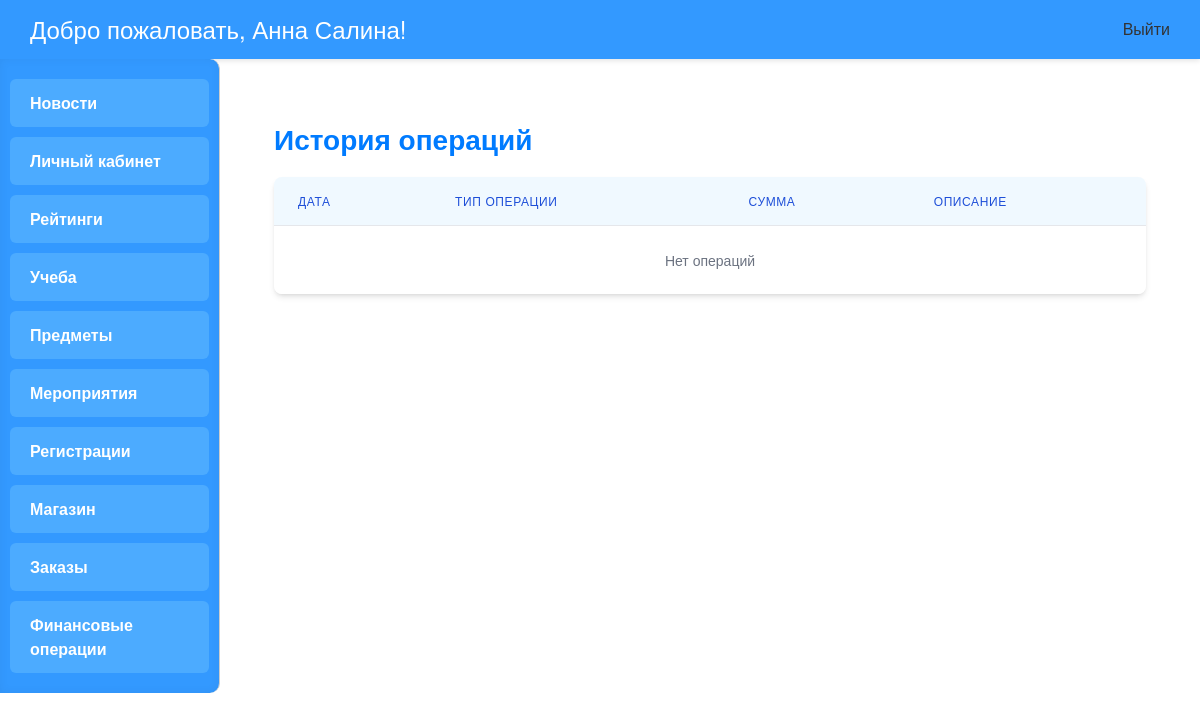
Page /operations/ (signed in) on the earlier database version.
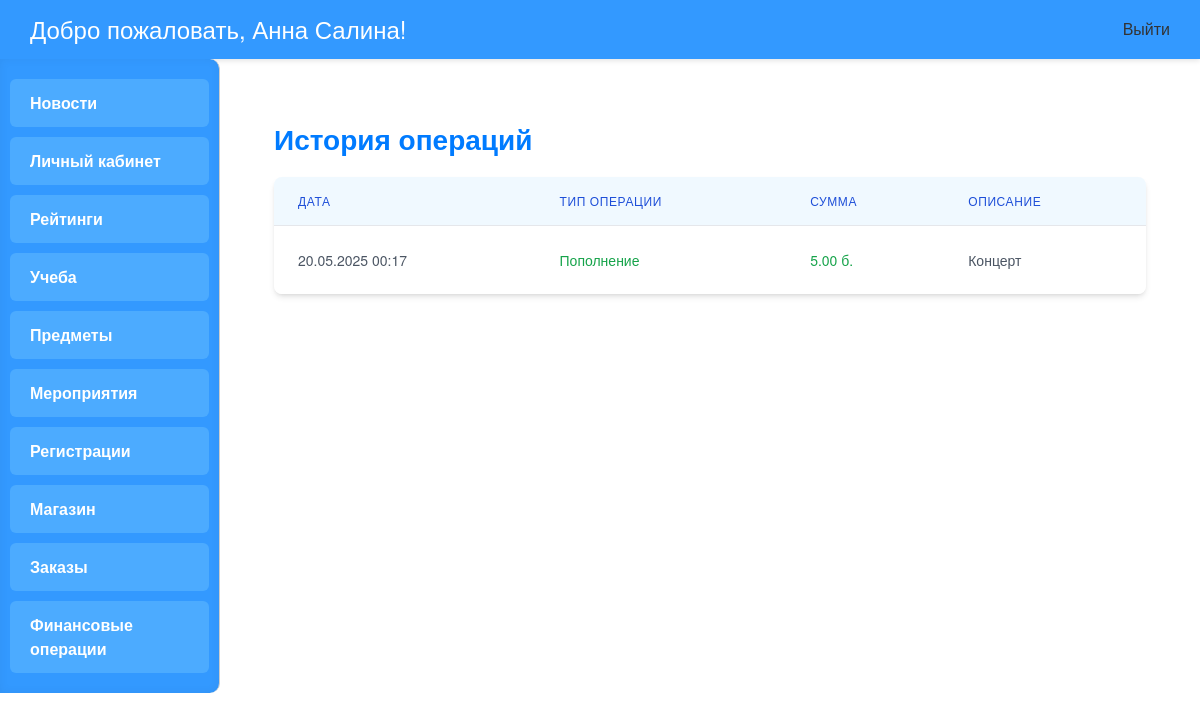
Same page on the later database version.
### main/models.py (models this page shows, shortened)
class MoneyOperations(models.Model):
    transaction_id = models.AutoField(primary_key=True)
    user = models.ForeignKey(User, on_delete=models.CASCADE, related_name='money_operations', verbose_name='Пользователь')
    type = models.CharField(max_length=50, verbose_name='Тип операции')
    quantity = models.DecimalField(max_digits=10, decimal_places=2, verbose_name='Сумма')
    for_what = models.CharField(max_length=100, verbose_name='За что')
    transaction_date = models.DateTimeField(auto_now_add=True)

### main/views.py (the view)
# urls.py: path('operations/', views.operations, name='operations'),
@login_required
def operations(request):
    operations = MoneyOperations.objects.filter(
        user=request.user
    ).order_by('-transaction_date')
    context = {
        'operations': operations
    }
    return render(request, 'main/operations.html', context)

### main/templates/main/operations.html (shortened to what this page needs)
{% extends "main/base.html" %}
{% block content %}
<div class="container mx-auto px-4 py-8">
    <h2 class="text-3xl font-bold text-blue-800 mb-6">История операций</h2>
    <div class="bg-white rounded-lg shadow-md overflow-hidden">
        <table class="min-w-full divide-y divide-gray-200">
            <thead class="bg-blue-50">
                <tr>
                    <th class="px-6 py-3 text-left text-xs font-medium text-blue-700 uppercase tracking-wider">Дата</th>
                    <th class="px-6 py-3 text-left text-xs font-medium text-blue-700 uppercase tracking-wider">Тип операции</th>
                    <th class="px-6 py-3 text-left text-xs font-medium text-blue-700 uppercase tracking-wider">Сумма</th>
                    <th class="px-6 py-3 text-left text-xs font-medium text-blue-700 uppercase tracking-wider">Описание</th>
                </tr>
            </thead>
            <tbody class="bg-white divide-y divide-gray-200">
                {% for operation in operations %}
                <tr class="hover:bg-blue-50 transition-colors duration-150">
                    <td class="px-6 py-4 whitespace-nowrap text-sm text-gray-600">
                        {{ operation.transaction_date|date:"d.m.Y H:i" }}
                    </td>
                    <td class="px-6 py-4 whitespace-nowrap text-sm font-medium
                        {% if operation.type == 'withdrawal' or operation.quantity < 0 %}text-red-600{% else %}text-green-600{% endif %}">
                        {% if operation.type == 'withdrawal' or operation.quantity < 0 %}Списание{% else %}Пополнение{% endif %}
                    </td>
                    <td class="px-6 py-4 whitespace-nowrap text-sm
                        {% if operation.type == 'withdrawal' or operation.quantity < 0 %}text-red-600{% else %}text-green-600{% endif %}">
                        {{ operation.quantity }} б.
                    </td>
                    <td class="px-6 py-4 text-sm text-gray-600">
                        {{ operation.for_what }}
                    </td>
                </tr>
                {% empty %}
                <tr>
                    <td colspan="4" class="px-6 py-4 text-center text-sm text-gray-500">
                        Нет операций
                    </td>
                </tr>
                {% endfor %}
            </tbody>
        </table>
    </div>
</div>
{% endblock %}

Differences in the rows shown:
added MoneyOperations: transaction_date "20.05.2025 00:17", type "Пополнение", quantity "5.00", for_what "Концерт"
Other differences:
text no longer shown: "Нет операций"
